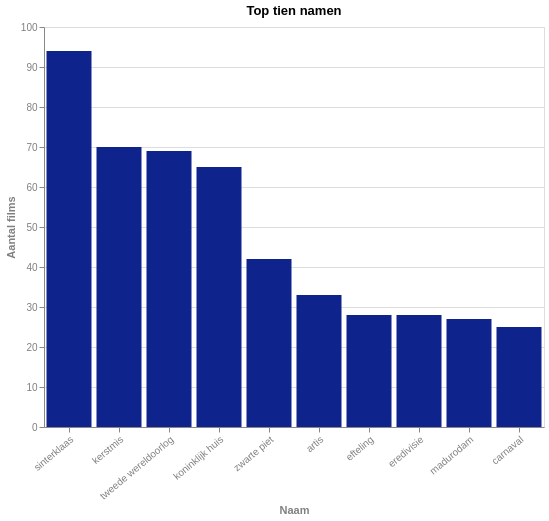

Here is the Vega-Lite specification saved for this chart:
### Vega-Lite specification from a JSON file in a GitHub repository (floating-point values rounded to 4 significant figures)
{"$schema": "https://vega.github.io/schema/vega-lite/v5.json", "title": "Top tien namen", "description": "Distributie van films over de top tien namen (exclusief 'namen' die een tijdsaanduiding representeren)", "width": 500, "height": 400, "data": {"values": [{"Organisation": "sinterklaas", "Number of films": 94}, {"Organisation": "kerstmis", "Number of films": 70}, {"Organisation": "tweede wereldoorlog", "Number of films": 69}, {"Organisation": "koninklijk huis", "Number of films": 65}, {"Organisation": "zwarte piet", "Number of films": 42}, {"Organisation": "artis", "Number of films": 33}, {"Organisation": "efteling", "Number of films": 28}, {"Organisation": "eredivisie", "Number of films": 28}, {"Organisation": "madurodam", "Number of films": 27}, {"Organisation": "carnaval", "Number of films": 25}]}, "mark": {"type": "bar", "binSpacing": 1, "tooltip": true}, "encoding": {"x": {"field": "Organisation", "type": "nominal", "title": "Naam", "sort": "-y"}, "y": {"field": "Number of films", "type": "quantitative", "title": "Aantal films"}, "color": {"value": "#0F238C"}}, "config": {"countTitle": "Aantal", "axisX": {"labelAngle": -40, "titleColor": "grey", "labelColor": "grey"}, "axisY": {"titleColor": "grey", "labelColor": "grey"}}}
